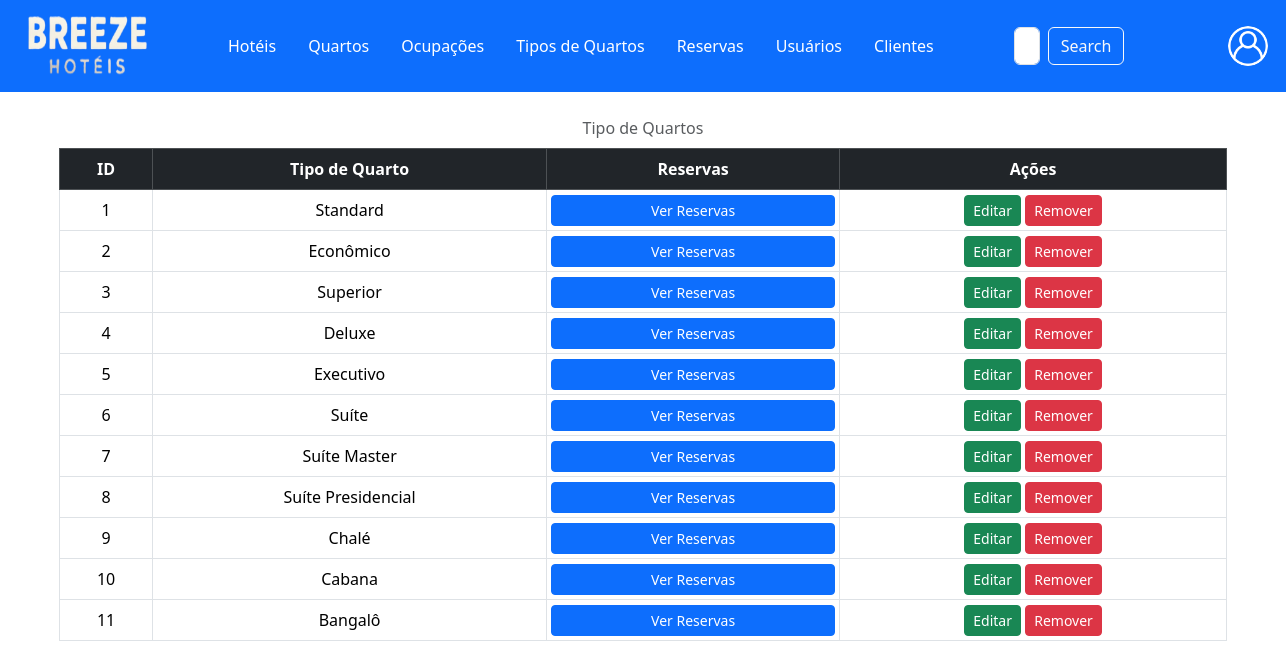
Before: /codes/pages/adm/read/tquartos.php with the older database file.
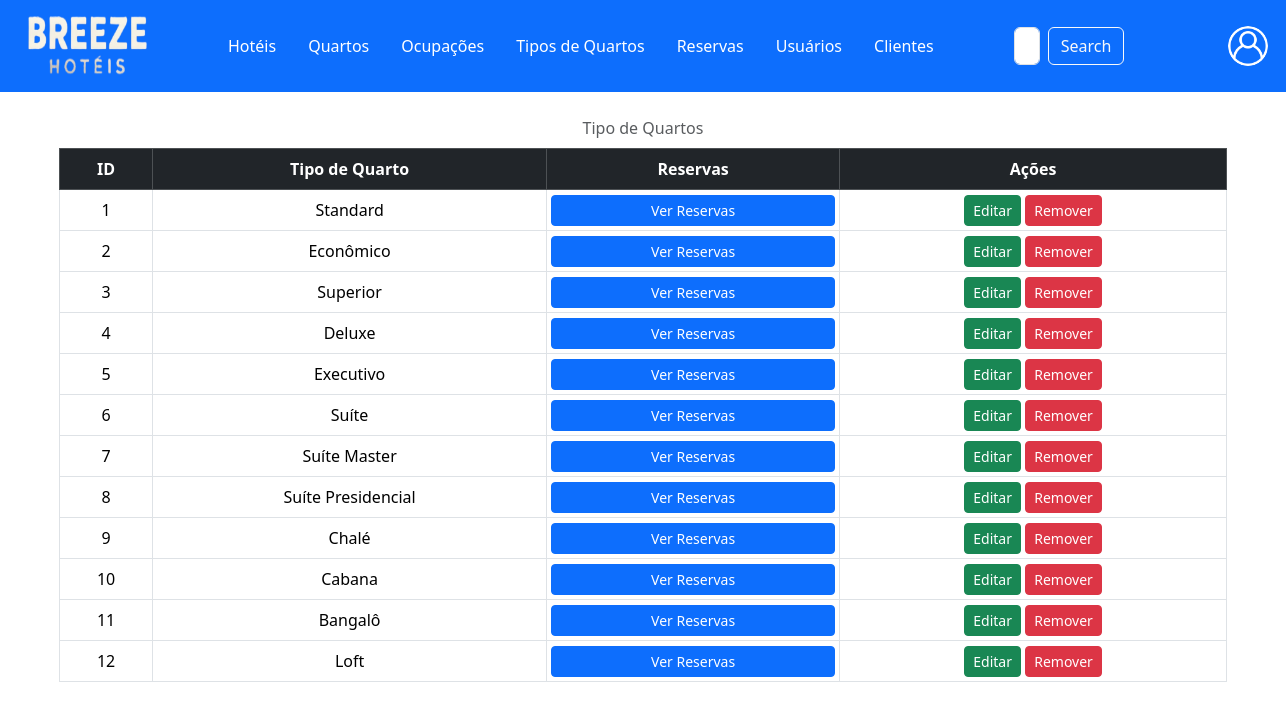
After: the same page with the newer database file.
### tables this page shows
CREATE TABLE `tipo_quarto` (
  `idtipo_quarto` int(11) NOT NULL,
  `tipoQuarto` varchar(255) NOT NULL
);

### codes/pages/adm/read/tquartos.php (the view, shortened to what the changed rows need)
<?php
include __DIR__ . "/../../../conn/conn.php";
?>
<!DOCTYPE html>
<html lang="pt-br">
<head>
    <link href="https://cdn.jsdelivr.net/npm/bootstrap@5.3.5/dist/css/bootstrap.min.css" rel="stylesheet">
    <link href="/breeze/codes/css/hospedes.css" rel="stylesheet">
</head>
<body>
  <main class="w-100 m-auto form-container">
    <table class="table table-bordered align-middle caption-top mb-0">
      <thead class="table-dark text-center">
        <tr>
          <th class="sortable"> ID </th>
          <th class="sortable"> Tipo de Quarto </th>
          <th> Reservas </th>
          <th> Ações </th>
        </tr>
      </thead>
      <tbody>
        <?php
          try {
            $sql = "SELECT tq.idtipo_quarto, tq.tipoQuarto
                    FROM tipo_quarto tq";
            $stmt = $conn->prepare($sql);
            if ($stmt->execute()) {
                $tQuarto = $stmt->fetchAll(PDO::FETCH_ASSOC);
            } else {
                $tQuarto = [];
            }
            if ($tQuarto) {
              foreach ($tQuarto as $row) {
                echo '<tr class="text-center align-middle">
                        <td>'.$row["idtipo_quarto"].'</td>
                        <td>'.$row["tipoQuarto"].'</td>
                        <td class="p-1">
                          <button class="btn btn-primary btn-sm w-100 ver-reservas-btn" data-id_tquarto="'.$row["idtipo_quarto"].'" data-bs-toggle="modal" data-bs-target="#modalReservas">
                            Ver Reservas
                          </button>
                        </td>
                        <td class="p-1">
                          <button class="btn btn-success btn-sm w-49 btn-editar" data-id="' . htmlspecialchars($row["idtipo_quarto"]) . '" data-bs-toggle="modal" data-bs-target="#modalEditar">
                            Editar
                          </button>
                          <button class="btn btn-danger btn-sm w-49" onclick="removerHospede('.$row["idtipo_quarto"].')">
                            Remover
                          </button>
                        </td>
                      </tr>';
            }
            } else {
                echo "<tr><td colspan='4' class='text-center'> Nenhum tipo de quarto cadastrado. </td></tr>";
            }
        } catch (PDOException $e) {
            echo "<tr><td colspan='4' class='text-danger'> Erro ao buscar tipos de quartos: " . $e->getMessage() . "</td></tr>";
        }
        ?>
      </tbody>
      <caption class="text-center"> Tipo de Quartos </caption>
    </table>
  </main>
</body>
</html>

Changed rows visible on the page:
added tipo_quarto: idtipo_quarto "12", tipoQuarto "Loft"
